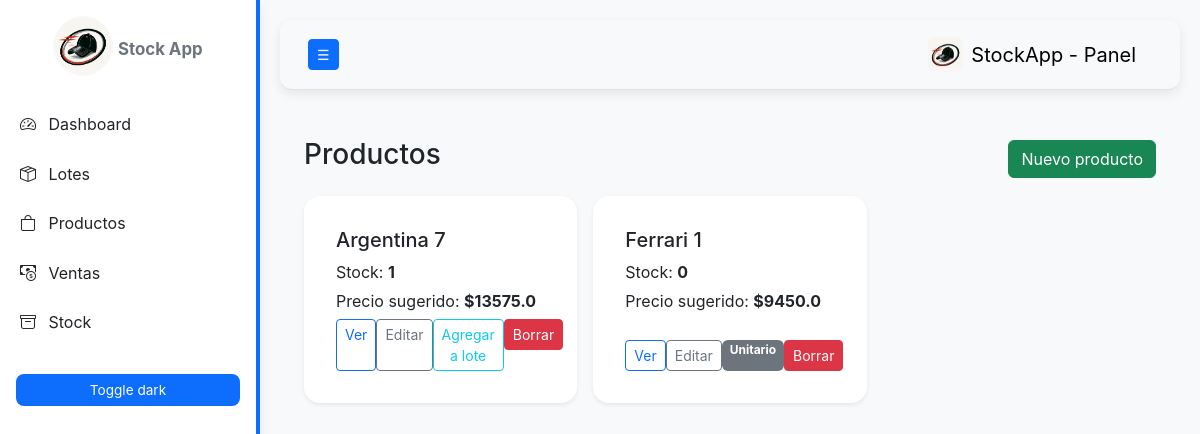
Before: /productos with the older database file.
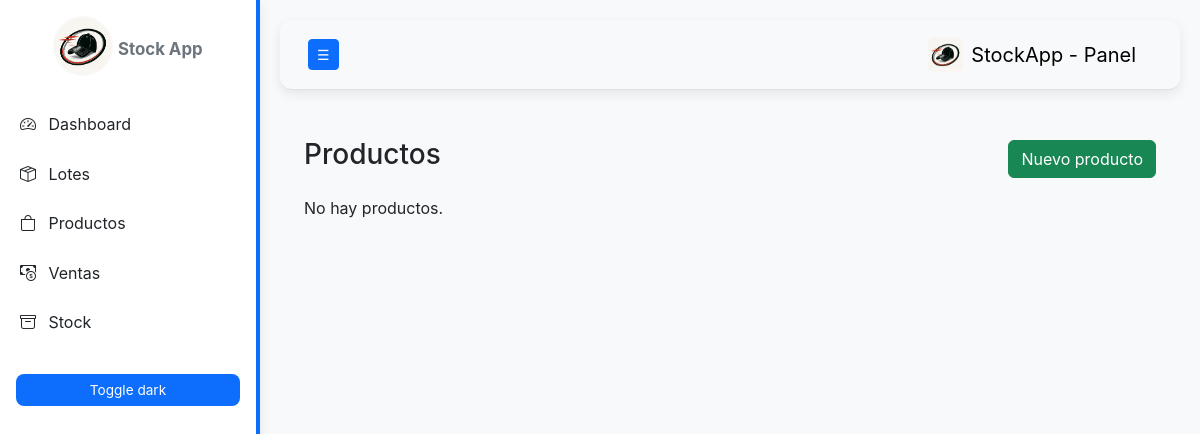
After: the same page with the newer database file.
### models.py (models this page shows, shortened)
class Producto(db.Model):
    id = db.Column(db.Integer, primary_key=True)
    nombre = db.Column(db.String(150), nullable=False)
    cantidad = db.Column(db.Integer, default=0)
    precio_compra = db.Column(db.Float, nullable=False, default=0.0)
    costo_envio_unitario = db.Column(db.Float, default=0.0)
    costo_extra = db.Column(db.Float, default=0.0)
    margen = db.Column(db.Float, default=0.5)
    precio_sugerido = db.Column(db.Float, default=0.0)
    lote_id = db.Column(db.Integer, db.ForeignKey("lote.id"), nullable=True)
    lote = db.relationship("Lote", back_populates="productos")
    fotos = db.relationship("FotoProducto", back_populates="producto", cascade="all, delete-orphan")
    ventas = db.relationship("Venta", back_populates="producto")

### app.py (the view)
@app.route("/productos")
def productos():
    productos = Producto.query.order_by(Producto.nombre).all()
    return render_template("productos.html", productos=productos)

### templates/productos.html (shortened to what this page needs)
{% extends "base.html" %}
{% block content %}
<div class="d-flex justify-content-between align-items-center mb-3">
  <h3>Productos</h3>
  <a class="btn btn-success" href="{{ url_for('nuevo_producto') }}">Nuevo producto</a>
</div>
<div class="row g-3">
  {% for p in productos %}
    <div class="col-md-4">
      <div class="card h-100 shadow-sm">
        <div class="card-body d-flex flex-column">
          <h5 class="card-title">{{ p.nombre }}</h5>
          <p class="mb-1">Stock: <strong>{{ p.cantidad }}</strong></p>
          <p class="mb-1">Precio sugerido: <strong>${{ p.precio_sugerido }}</strong></p>
          <div class="mt-auto d-flex justify-content-between">
            <a class="btn btn-outline-primary btn-sm" href="{{ url_for('ver_producto', producto_id=p.id) }}">Ver</a>
            <a class="btn btn-outline-secondary btn-sm" href="{{ url_for('editar_producto', producto_id=p.id) }}">Editar</a>
            {% if p.lote_id %}
              <a class="btn btn-outline-info btn-sm" href="{{ url_for('add_product', lote_id=p.lote_id) }}">Agregar a lote</a>
            {% else %}
              <span class="badge bg-secondary">Unitario</span>
            {% endif %}
            <form method="post" action="{{ url_for('eliminar_producto', producto_id=p.id) }}" onsubmit="return confirm('Eliminar producto?')">
              <button class="btn btn-danger btn-sm">Borrar</button>
            </form>
          </div>
        </div>
      </div>
    </div>
  {% else %}
    <p>No hay productos.</p>
  {% endfor %}
</div>
{% endblock %}

Changed rows visible on the page:
removed Producto: nombre "Argentina 7", cantidad "1", precio_sugerido "13575.0"
removed Producto: nombre "Ferrari 1", cantidad "0", precio_sugerido "9450.0", shows "Unitario"
Other visible differences:
text now shown: "No hay productos."
